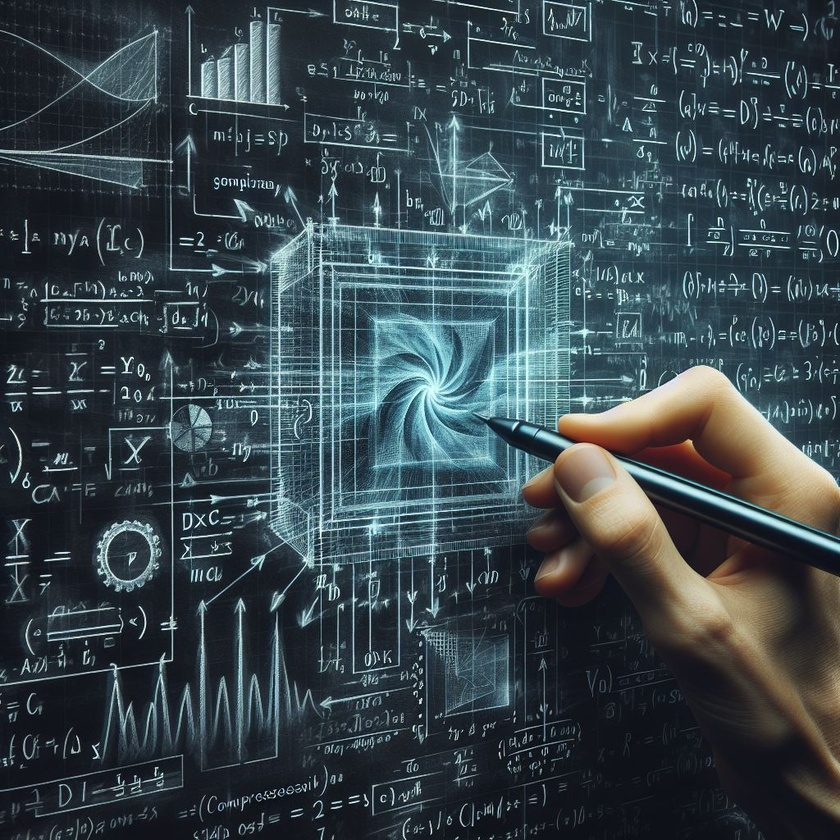
#> input picture input.jpg, 840 x 840 px, shrunk from 1024 x 1024 before the run
$ python main.py
#> lines starting #> are read from the running program, lines starting #| are printed output that depends on the picture
# Importar las librerías necesarias
from PIL import Image  # Para leer y escribir imágenes
import numpy as np  # Para hacer operaciones matemáticas con matrices
import scipy.fftpack  # Para hacer la transformada discreta del coseno

# Leer la imagen y convertirla a escala de grises
img = Image.open(
    "input.jpg"
)  # Cambiar el nombre del archivo por el de la imagen que se quiere comprimir
#> img is the input picture: PIL image 840x840 RGB; mean R, G, B 56.8, 70.4, 76.4
img = img.convert("L")  # Convertir a escala de grises
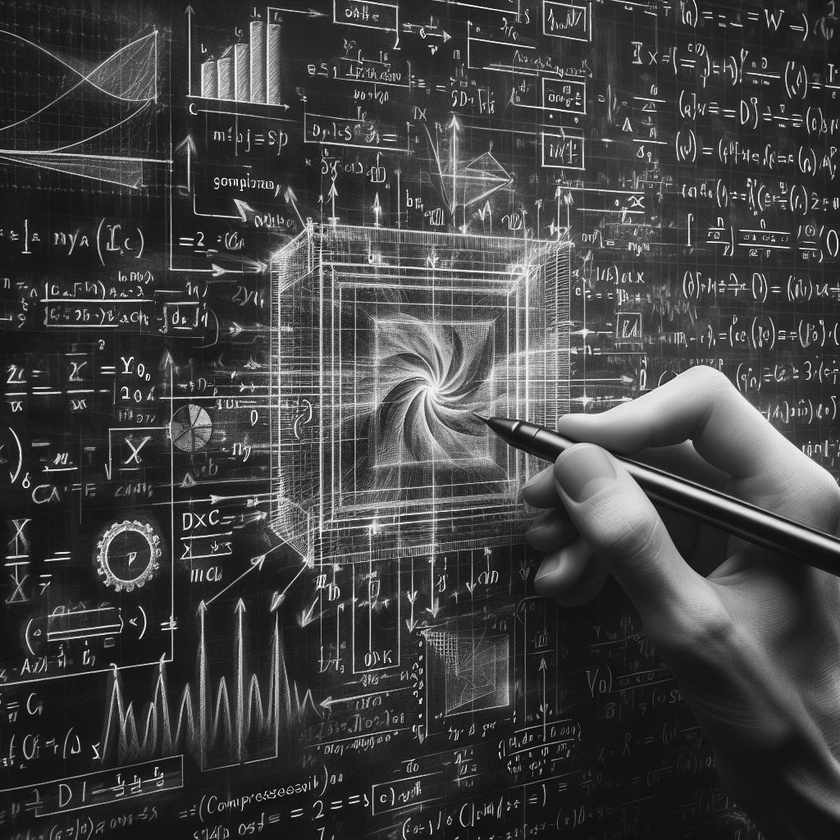
#> img: PIL image 840x840 L; min 1, max 254, mean 67
img = np.array(img)  # Convertir a una matriz de NumPy

# Obtener las dimensiones de la imagen
h, w = img.shape
#> h = 840; w = 840

# Dividir la imagen en bloques de 8x8 píxeles
bloques = []
for i in range(0, h, 8):
    for j in range(0, w, 8):
        bloque = img[i : i + 8, j : j + 8]  # Extraer el bloque de 8x8 píxeles
        bloques.append(bloque)  # Añadir el bloque a la lista de bloques
#> after the loop, bloques = 11025 items

# Aplicar la DCT a cada bloque
bloques_dct = []
for bloque in bloques:
    bloque_dct = scipy.fftpack.dct(
        scipy.fftpack.dct(bloque.T, norm="ortho").T, norm="ortho"
    )  # Aplicar la DCT bidimensional
    bloques_dct.append(bloque_dct)  # Añadir el bloque DCT a la lista de bloques DCT
#> after the loop, bloques_dct = 11025 items

# Aplicar una matriz de cuantización a cada bloque DCT para reducir el número de bits necesarios para representarlos
# La matriz de cuantización se puede ajustar según el nivel de compresión deseado
matriz_cuantizacion = np.array(
    [
        [16, 11, 10, 16, 24, 40, 51, 61],
        [12, 12, 14, 19, 26, 58, 60, 55],
        [14, 13, 16, 24, 40, 57, 69, 56],
        [14, 17, 22, 29, 51, 87, 80, 62],
        [18, 22, 37, 56, 68, 109, 103, 77],
        [24, 35, 55, 64, 81, 104, 113, 92],
        [49, 64, 78, 87, 103, 121, 120, 101],
        [72, 92, 95, 98, 112, 100, 103, 99],
    ]
)

bloques_cuantizados = []
for bloque_dct in bloques_dct:
    bloque_cuantizado = np.round(
        bloque_dct / matriz_cuantizacion
    )  # Dividir el bloque DCT por la matriz de cuantización y redondear al entero más cercano
    bloques_cuantizados.append(
        bloque_cuantizado
    )  # Añadir el bloque cuantizado a la lista de bloques cuantizados
#> after the loop, bloques_cuantizados = 11025 items

# Reconstruir la imagen a partir de los bloques cuantizados
img_reconstruida = np.zeros(
    (h, w)
)  # Crear una matriz vacía para la imagen reconstruida
k = 0  # Contador para recorrer la lista de bloques cuantizados
for i in range(0, h, 8):
    for j in range(0, w, 8):
        bloque_cuantizado = bloques_cuantizados[k]  # Obtener el bloque cuantizado
        bloque_dct = (
            bloque_cuantizado * matriz_cuantizacion
        )  # Multiplicar el bloque cuantizado por la matriz de cuantización
        bloque = scipy.fftpack.idct(
            scipy.fftpack.idct(bloque_dct.T, norm="ortho").T, norm="ortho"
        )  # Aplicar la IDCT bidimensional
        img_reconstruida[
            i : i + 8, j : j + 8
        ] = bloque  # Sumar el bloque a la matriz de la imagen reconstruida
        k += 1  # Incrementar el contador
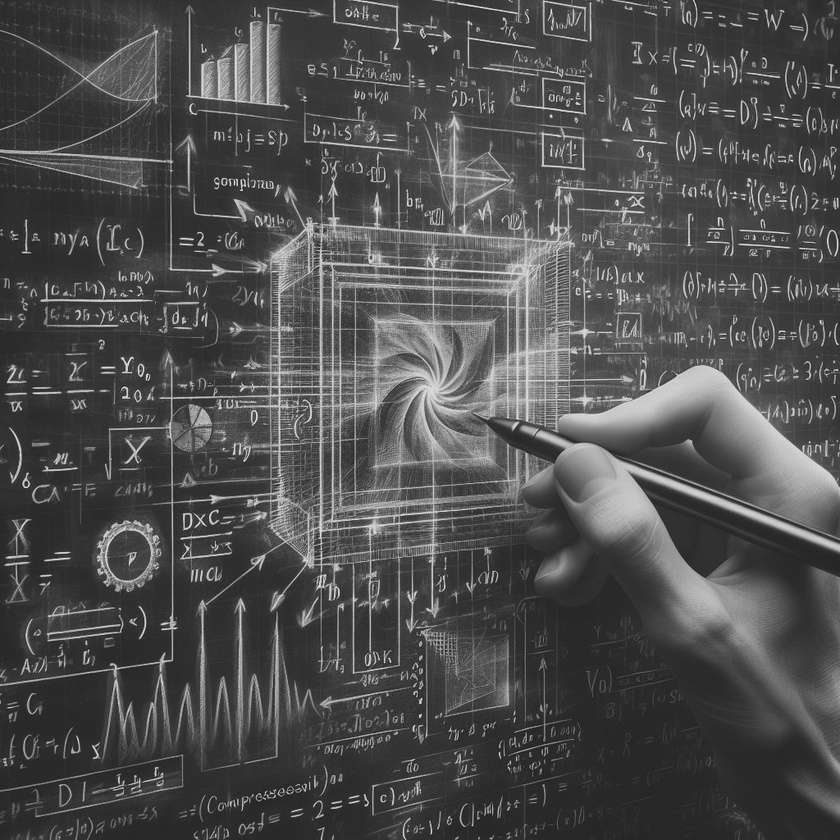
#> img_reconstruida: shape (840, 840) float64; min -33.16, max 290.3, mean 67; drawn with min black and max white
#> after the loop, k = 11025

img_reconstruida = Image.fromarray(
    img_reconstruida
)  # Convertir el arreglo de numpy a una imagen de Pillow
#> img_reconstruida: PIL image 840x840 F
img_reconstruida = img_reconstruida.convert(
    "RGB"
)  # Convertir la imagen a modo L (escala de grises)
#> img_reconstruida: PIL image 840x840 RGB
img_reconstruida.save("imagen_reconstruida.webp")  #

$ run again, with compressed_image.jpg copied over input.jpg
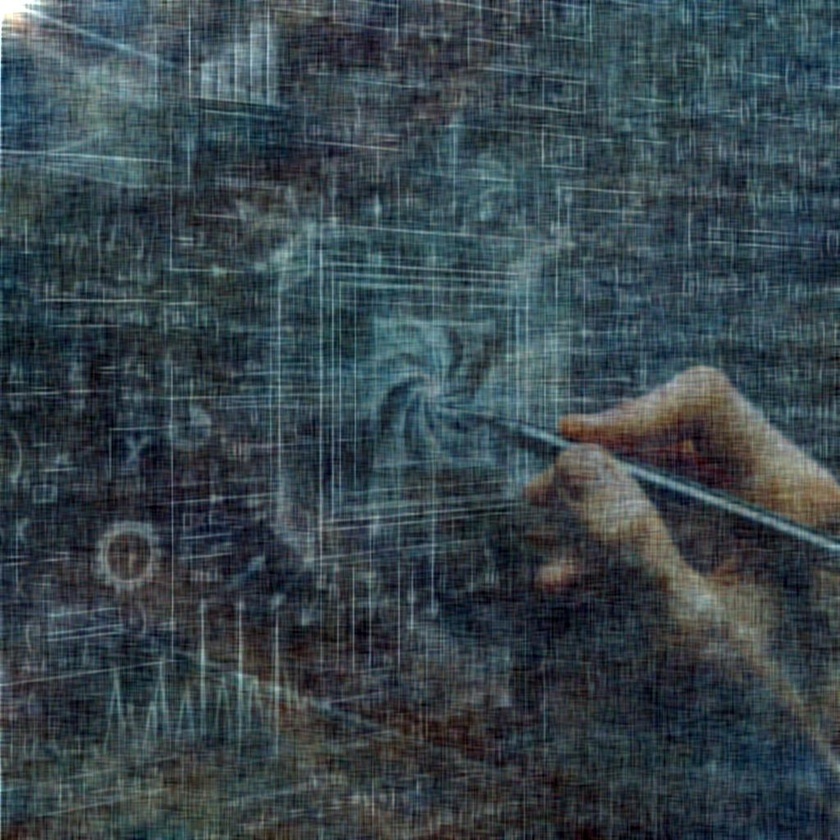
#> input picture compressed_image.jpg, 840 x 840 px, shrunk from 1024 x 1024 before the run
#> img is the input picture: PIL image 840x840 RGB; mean R, G, B 56.2, 69.7, 75.8
#> `img = img.convert("L")`:
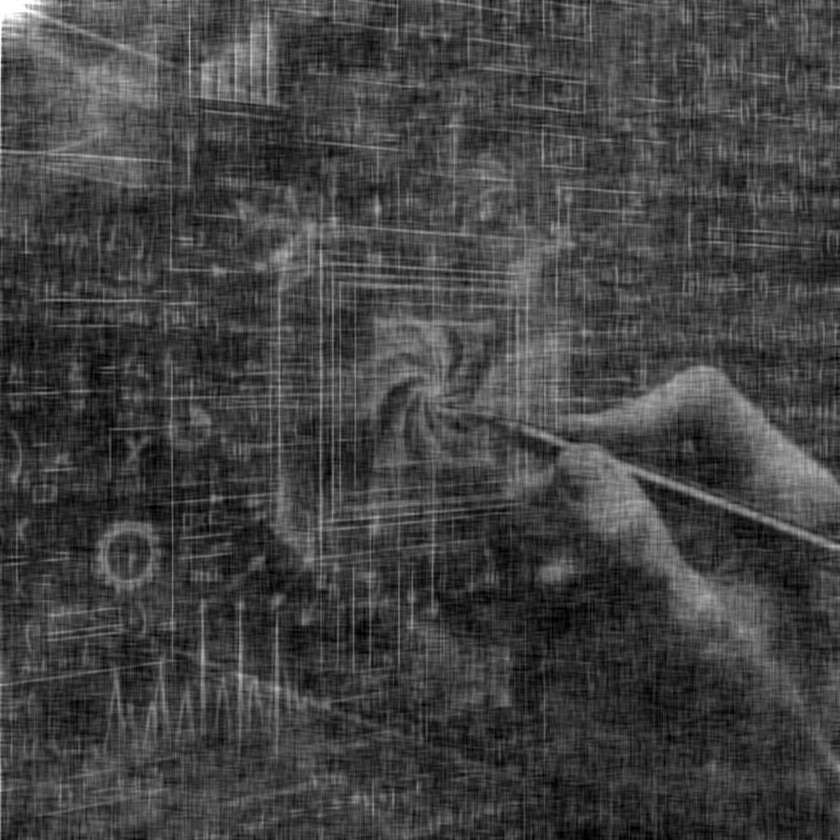
#> img: PIL image 840x840 L; min 0, max 255, mean 66.3
#> after the loop `for i in range(0, h, 8):`: bloques = 11025 items
#> after the loop `for i in range(0, h, 8):`: k = 11025
